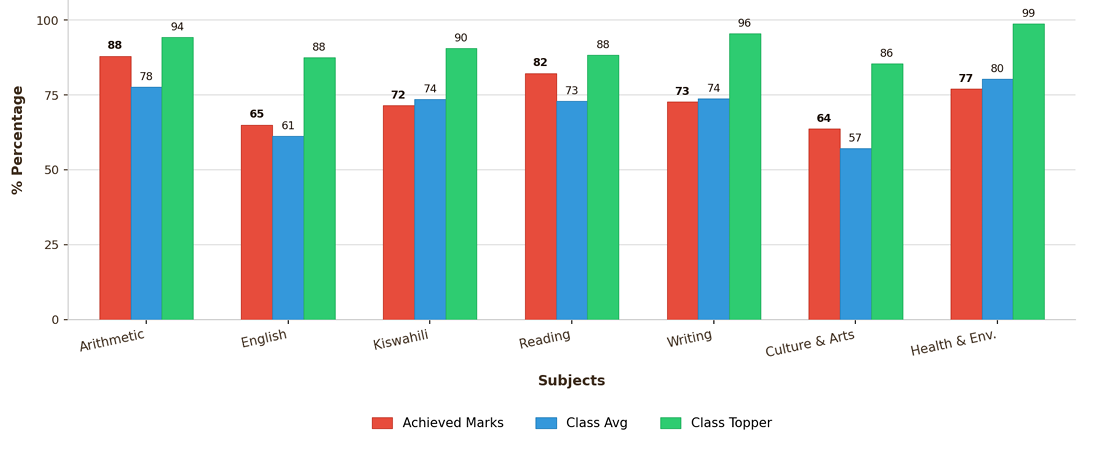
#> input picture upload/pasted_image_1793863899054.png, 1097 x 452 px, found by its file name
$ python analyze_chart_ref.py
#> lines starting #> are read from the running program, lines starting #| are printed output that depends on the picture
#!/usr/bin/env python3
"""Analyze the user's reference chart image: crops + pixel sampling."""
from PIL import Image

SRC = "/home/z/my-project/upload/pasted_image_1793863899054.png"
OUT = "/tmp/render"
import os
os.makedirs(OUT, exist_ok=True)

im = Image.open(SRC).convert("RGB")
W, H = im.size
#> W = 1097; H = 452
print(f"size: {W}x{H}")
#| size: 1097x452

# ---- crops (zoom 3x, NEAREST) ----
crops = {
    "A_topleft": (0, 0, 340, 80),
    "B_topright": (800, 0, W, 130),
    "C_bottomleft": (40, 290, 520, H),
    "D_bottomright": (520, 290, W, H),
    "E_ylabel": (0, 60, 120, 320),
    "F_group1": (50, 0, 360, 320),
}
for name, box in crops.items():
    c = im.crop(box)
    c = c.resize((c.width * 3, c.height * 3), Image.NEAREST)
    c.save(f"{OUT}/{name}.png")
    print(f"saved {name} {box}")
#> this loop made 6 passes
#> pass 1, `c = im.crop(box)`:
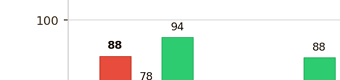
#> c: PIL image 340x80 RGB; mean R, G, B 235.3, 243, 235.4
#> pass 2, `c = im.crop(box)`:
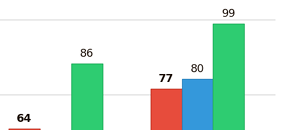
#> c: PIL image 297x130 RGB; mean R, G, B 213.7, 235, 224.1
#> after the loop:
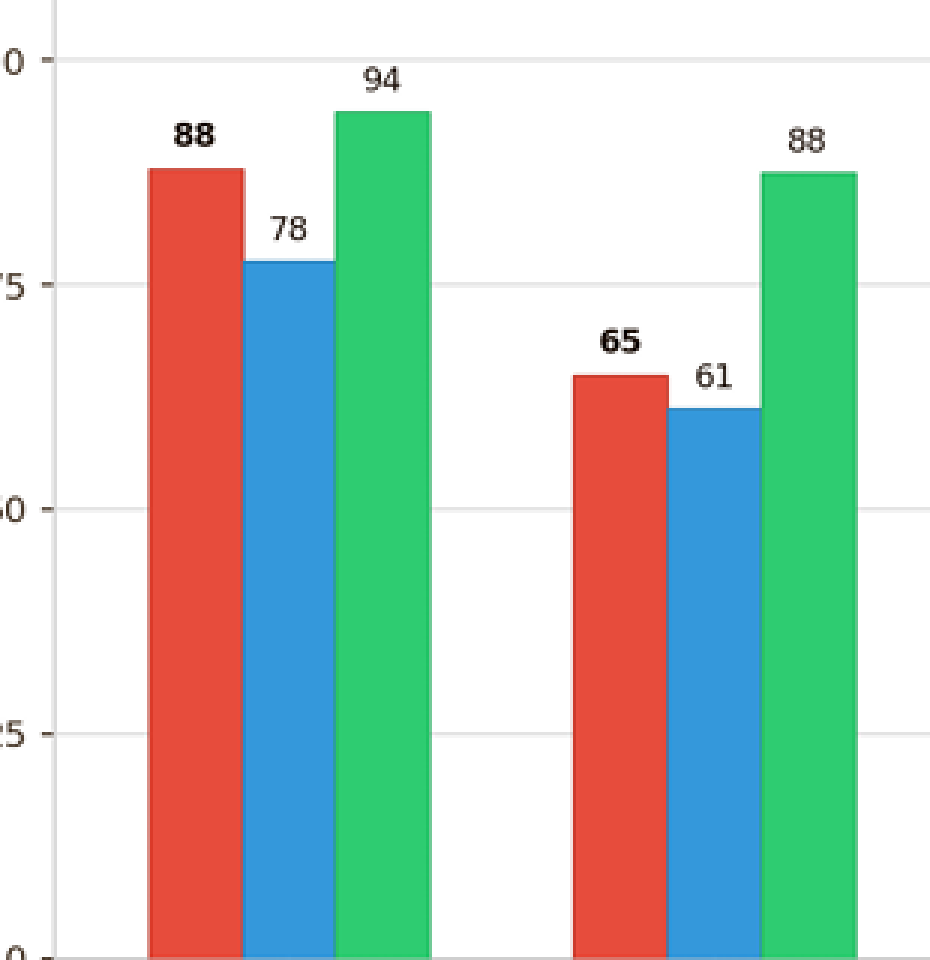
#> c: PIL image 930x960 RGB; mean R, G, B 186.3, 204.5, 194.9

# ---- pixel sampling ----
def px(x, y):
    return im.getpixel((x, y))

# scan for horizontal gridlines: pick a column between groups (few bars),
# e.g. x=340 (between Arithmetic and English groups) and count distinct row colors
col_x = 340
rows = {}
for y in range(0, H):
    r, g, b = px(col_x, y)
    if (r, g, b) != (255, 255, 255) and not (r < 60 and g < 60 and b < 60):
        rows.setdefault((r, g, b), []).append(y)
#> this loop made 452 passes
#> (r, g, b) on passes 1 to 3: (255, 255, 255), (255, 255, 255), (255, 255, 255)
#> after the loop, rows = 9 items
print("\nnon-white/non-black pixels in column x=340:")
for color, ys in sorted(rows.items(), key=lambda kv: -len(kv[1]))[:8]:
    print(f"  color {color}: {len(ys)} px, y range {min(ys)}..{max(ys)}")
#> this loop made 8 passes
#> (color, ys) on passes 1 to 8: ((243, 243, 243), [170, 320]), ((233, 233, 233), [19]), ((237, 237, 237), [20]), ((231, 231, 231), [94]), ((239, 239, 239), [95]), ((228, 228, 228), [169]), ((227, 227, 227), [244]), ((245, 245, 245), [245])
#|   color (243, 243, 243): 2 px, y range 170..320
#|   color (233, 233, 233): 1 px, y range 19..19
#|   color (237, 237, 237): 1 px, y range 20..20
#|   color (231, 231, 231): 1 px, y range 94..94
#|   color (239, 239, 239): 1 px, y range 95..95
#|   color (228, 228, 228): 1 px, y range 169..169
#|   color (227, 227, 227): 1 px, y range 244..244
#|   color (245, 245, 245): 1 px, y range 245..245

# gridline color: sample inside plot away from bars, e.g. x=980 (past last group?)
print("\nrow scan y=130 (inside plot, expect gridline at 75?):")
run = []
for x in range(60, W):
    c = px(x, 130)
    if c != (255, 255, 255):
        run.append((x, c))
#> this loop made 1037 passes
#> after the loop, run = 614 items
print(f"  non-white count: {len(run)}; first 10: {run[:10]}; last 5: {run[-5:]}")
#> (printed output is left out)

# right spine? scan column x=W-2, W-6, W-12 for dark pixels
for x in (W - 2, W - 6, W - 12, W - 20):
    dark = [y for y in range(0, H) if sum(px(x, y)) < 200]
    print(f"\ncolumn x={x}: dark px count={len(dark)}", dark[:6], dark[-6:] if dark else "")
#> this loop made 4 passes
#| column x=1095: dark px count=0 []
#| column x=1091: dark px count=0 []
#| column x=1085: dark px count=0 []
#| column x=1077: dark px count=0 []

# top spine? scan row y=2, 6, 12
for y in (2, 6, 12, 20):
    dark = [x for x in range(0, W) if sum(px(x, y)) < 200]
    print(f"row y={y}: dark px count={len(dark)}", dark[:6], dark[-6:] if dark else "")
#> this loop made 4 passes
#> dark on passes 3 to 4: [1023, 1027, 1033], [44, 49, 739]
#| row y=2: dark px count=0 []
#| row y=6: dark px count=0 []
#| row y=12: dark px count=3 [1023, 1027, 1033] [1023, 1027, 1033]
#| row y=20: dark px count=3 [44, 49, 739] [44, 49, 739]

# left spine / axis label boldness: sample the '% Percentage' text region darkness
region = im.crop((0, 60, 60, 320))
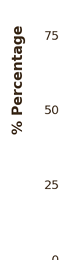
#> region: PIL image 60x260 RGB; mean R, G, B 247.1, 246.4, 245.8
dark_frac = sum(1 for p in region.getdata() if sum(p) < 380) / (region.width * region.height)
#> dark_frac = 0.0366
print(f"\ny-label region dark fraction: {dark_frac:.4f}")
#| y-label region dark fraction: 0.0366

# legend swatch colors: scan row near legend y for saturated colors
print("\nlegend row scan (find swatch colors):")
for y in range(H - 70, H, 6):
    cols = []
    for x in range(0, W):
        r, g, b = px(x, y)
        if max(r, g, b) - min(r, g, b) > 60:  # saturated
            cols.append((x, (r, g, b)))
    if cols:
        # compress consecutive
        groups = []
        prev = None
        for x, c in cols:
            if prev is None or x - prev[-1][0] > 3:
                groups.append([x, c])
            prev[-1] if False else None
            prev = (x, c) if False else prev
        # simpler: just print first x of each cluster
        clusters = []
        for x, c in cols:
            if clusters and x - clusters[-1][0] <= 4:
                clusters[-1] = (x, c)
            else:
                clusters.append((x, c))
        print(f"  y={y}: {[(x, c) for x, c in clusters][:8]}")
#> this loop made 12 passes
#|   y=418: [(392, (202, 74, 60)), (556, (29, 127, 192)), (680, (15, 180, 85))]
#|   y=424: [(392, (205, 83, 70)), (556, (40, 134, 196)), (680, (27, 185, 94))]

$ run again, with upload/pasted_image_1793866814784.png copied over upload/pasted_image_1793863899054.png
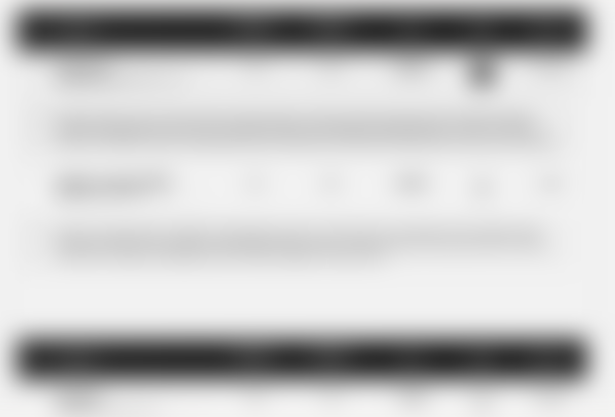
#> input picture upload/pasted_image_1793866814784.png, 1230 x 834 px, found by its file name (shown at 1/2 size)
#> im is the input picture: PIL image 1230x834 RGB; mean R, G, B 196.4, 196.4, 196.4
#| size: 1230x834
#> after the loop `for name, box in crops.items():`:
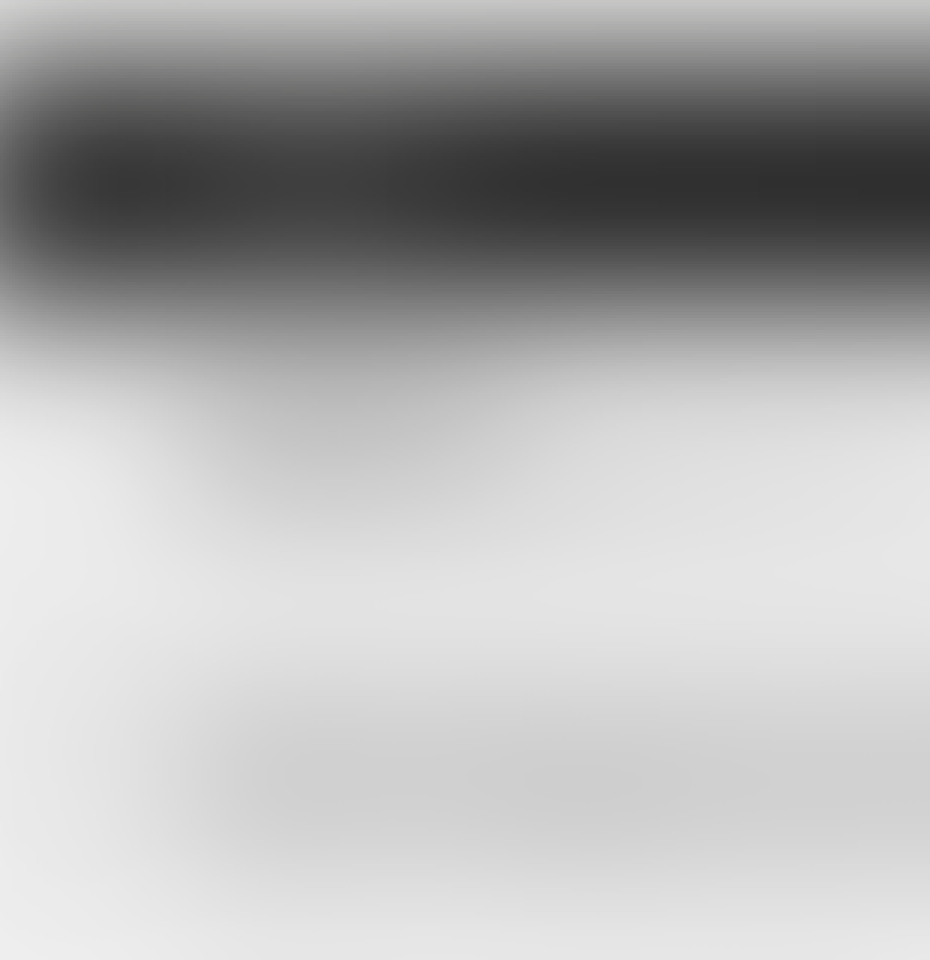
#> c: PIL image 930x960 RGB; mean R, G, B 177.9, 177.9, 177.8
#> the loop `for y in range(0, H):` made 834 passes
#> (r, g, b) on passes 1 to 3: (197, 197, 196), (195, 195, 194), (193, 192, 192)
#> after the loop `for y in range(0, H):`: rows = 168 items
#> the loop `for color, ys in sorted(rows.items(), key=lambda kv: -len(kv[1]))[:8]:` made 8 passes
#> color on passes 1 to 8: (242, 242, 242), (227, 227, 227), (229, 229, 229), (230, 230, 230), (228, 228, 228), (232, 232, 232), (231, 231, 231), (210, 210, 210)
#> (printed output is left out)
#> the loop `for x in range(60, W):` made 1170 passes
#> c on passes 1 to 3: (215, 215, 215), (214, 214, 214), (214, 214, 214)
#> after the loop `for x in range(60, W):`: run = 1170 items
#> (printed output is left out)
#> the loop `for x in (W - 2, W - 6, W - 12, W - 20):` made 4 passes
#| column x=1228: dark px count=0 []
#| column x=1224: dark px count=0 []
#| column x=1218: dark px count=0 []
#| column x=1210: dark px count=0 []
#> the loop `for y in (2, 6, 12, 20):` made 4 passes
#| row y=2: dark px count=0 []
#| row y=6: dark px count=0 []
#| row y=12: dark px count=0 []
#| row y=20: dark px count=0 []
#> `region = im.crop((0, 60, 60, 320))`:
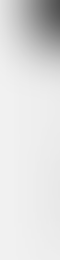
#> region: PIL image 60x260 RGB; min 80, max 241, mean 223.6
#> dark_frac = 0.0315
#| y-label region dark fraction: 0.0315

$ run again, with upload/pasted_image_1793867010862.png copied over upload/pasted_image_1793863899054.png
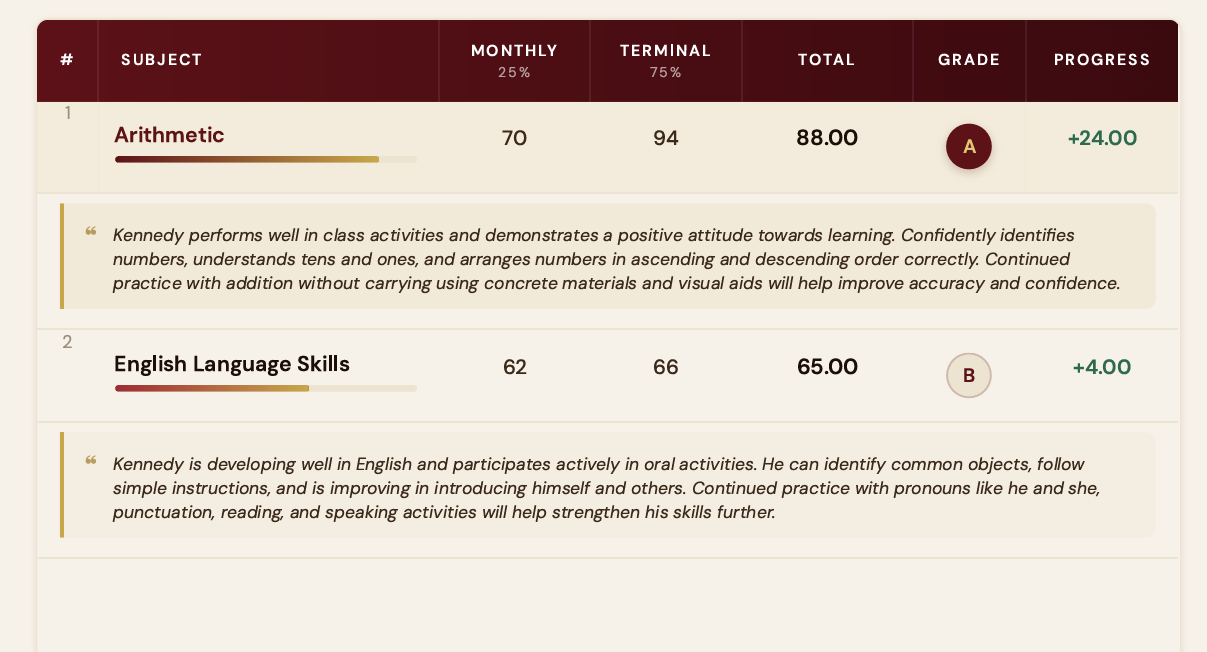
#> input picture upload/pasted_image_1793867010862.png, 1207 x 652 px, found by its file name
#| size: 1207x652
#> after the loop `for name, box in crops.items():`:
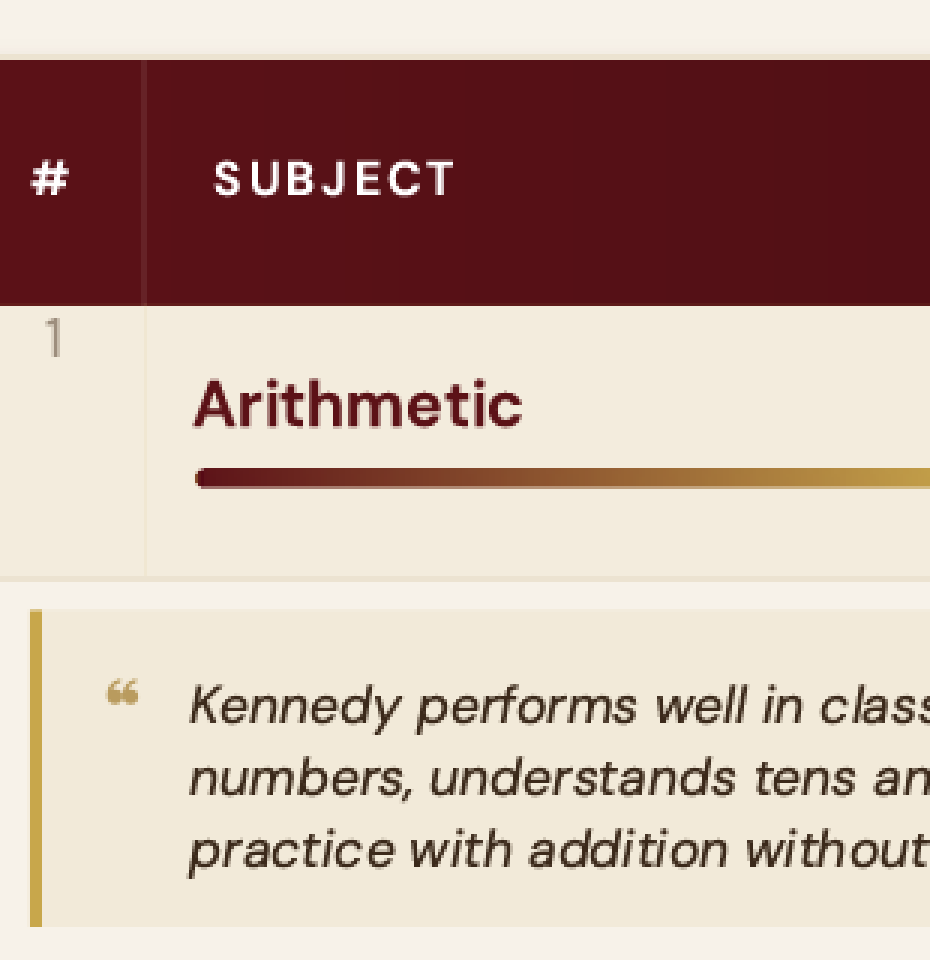
#> c: PIL image 930x960 RGB; mean R, G, B 195.4, 170.8, 160.6
#> the loop `for y in range(0, H):` made 652 passes
#> (r, g, b) on passes 1 to 3: (247, 242, 233), (247, 242, 233), (247, 242, 233)
#> after the loop `for y in range(0, H):`: rows = 44 items
#> the loop `for color, ys in sorted(rows.items(), key=lambda kv: -len(kv[1]))[:8]:` made 8 passes
#> color on passes 1 to 6: (247, 242, 233), (242, 234, 217), (244, 238, 226), (243, 236, 221), (82, 15, 21), (236, 227, 209)
#> (printed output is left out)
#> the loop `for x in range(60, W):` made 1147 passes
#> after the loop `for x in range(60, W):`: run = 1147 items
#> (printed output is left out)
#> the loop `for x in (W - 2, W - 6, W - 12, W - 20):` made 4 passes
#| column x=1205: dark px count=0 []
#| column x=1201: dark px count=0 []
#| column x=1195: dark px count=0 []
#| column x=1187: dark px count=0 []
#> the loop `for y in (2, 6, 12, 20):` made 4 passes
#| row y=2: dark px count=0 []
#| row y=6: dark px count=0 []
#| row y=12: dark px count=0 []
#| row y=20: dark px count=1126 [46, 47, 48, 49, 50, 51] [1166, 1167, 1168, 1169, 1170, 1171]
#> `region = im.crop((0, 60, 60, 320))`:
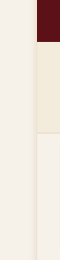
#> region: PIL image 60x260 RGB; mean R, G, B 236.1, 226.3, 217.2
#> dark_frac = 0.0619
#| y-label region dark fraction: 0.0619
